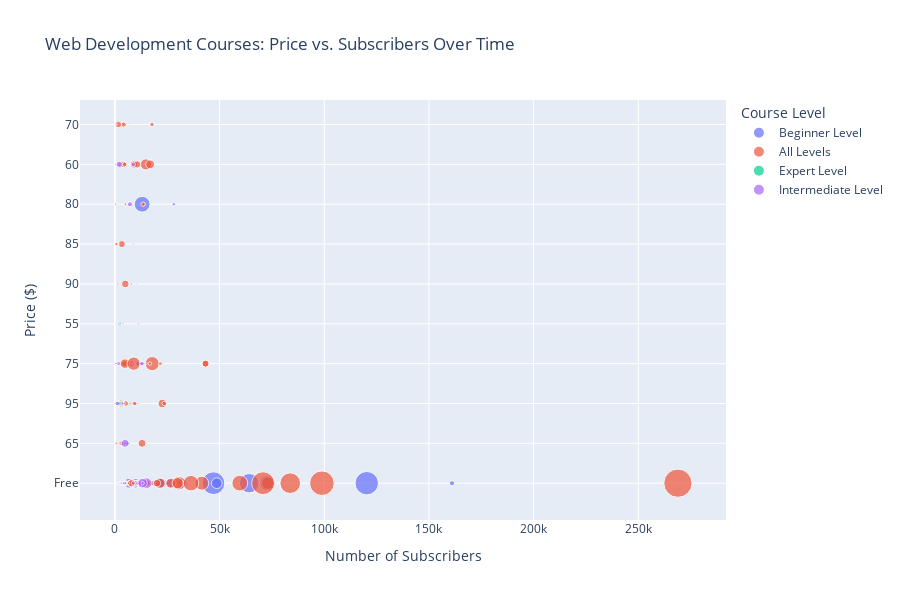

The notebook cell this image was saved under:
### Code cell
#  Show all the courses of web development where the price is above 50?
# Filter the DataFrame for courses in 'Web Development' with price > 50
filtered_df = df[(df.subject == "Web Development") & (df.price > '50')]

# Create the animated bubble chart
fig = px.scatter(
    filtered_df,
    x="num_subscribers",
    y="price",
    size="num_reviews",
    color="level",  # Replace with 'subject' or another variable if 'level' has limited categories
    hover_name="course_title",
    title="Web Development Courses: Price vs. Subscribers Over Time",
    labels={
        "num_subscribers": "Number of Subscribers",
        "price": "Price ($)",
        "num_reviews": "Number of Reviews",
        "level": "Course Level",
    },
    height=600
)

# Display the chart
fig.show()

### Figure 1 — Plotly figure (JSON) as saved in the notebook; plotly's stock layout.template omitted (floating-point values rounded to 4 significant figures; data arrays with more than 128 entries replaced by an {"elided": "..."} marker saying what was removed)
{"data": [{"hovertemplate": "<b>%{hovertext}</b><br><br>Course Level=Beginner Level<br>Number of Subscribers=%{x}<br>Price ($)=%{y}<br>Number of Reviews=%{marker.size}<extra></extra>", "hovertext": ["A how to guide in HTML", "Ajax  for Beginners: A Very Basic Introduction", "Angular Material - Quickstart", "Angular Tutorial For Beginners", "Become a HTML and CSS Developer - Build a Responsive Site", "Beginning Oracle WebLogic for Administrators", "Beginning Web development Learn the basics of HTML", "Benefits of Thinking Mobile First Future of Website Design", "Bootstrap For Beginners: A  Basic Introduction", "Build a Website in 30 Minutes", "Build and Deploy a LAMP server on AWS", "Build CRUD Application - PHP & Mysql", "Build Your First Website in 1 Week with HTML5 and CSS3", "Chrome Extensions : Develop 5 chrome extensions from scratch", "Coding for Entrepreneurs Basic", "Complete WooCommerce Plugin Tutorial For Wordpress 2017", "Core Concepts in HTML 5", "Core HTML How to get online quickly HTML to HTML5 ", "Create a Website from Scratch using HTML CSS step by step", "Create An HTML5 Video Player From Scratch", "Create Startup Landing Page with Viral Marketing Strategies", "Create Your Own Successful Online School To Sell Courses", "CSS and CSS3 For Absolute Beginners", "Css For Beginners", "Css Positioning For Absolute Beginners: A Basic Introduction", "Customizr - Learn WordPress with the ultimate creative theme", "DesktopServer : Install WordPress Locally  - Work Anywhere!", "Devtools 2017: The Basics of Chrome Developer Tools", "Discover HTML Essential guide to HTML how to create webpages", "Dive Into Docker: The Docker Course for Developers", "Docker for Developers - Newest Version 1.12 with Swarm Mode", "Earn Big Profits With Web Development, Simple and Easy!", "ES6 Javascript: The Complete Developer's Guide", "Essentials of JavaScript Practice Coding Exercises Tips", "ExpressJS Fundamentals", "Fix Google's New 'Not Secure' Warning with Let's Encrypt!", "Foundations of Front-End Web Development", "Fundamentals of Angular 2 Full Stack Design", "Getting Started as a Web Developer", "Getting Started with Angular 2+", "How To Create a Local Wordpress Environment", "How To Create A Real Estate Website With Wordpress 2017", "How to create Paypal and Credit card Payment Buttons", "How to Install WordPress From Scratch", "How To Make A Modern Wordpress BLOG 2017! Create Your Blog!", "How To Make A Web Page With No Code", "How to Make a Wordpress Website 2017", "How To Make an eCommerce Website With Wordpress 2017", "How to Set Up a Self-Hosted Wordpress Website in 30 Minutes", "How To Setup Web Hosting", "How to Start a WordPress Blog - Complete Beginners Guide!", "HTML & CSS From Scratch in 30 Days", "HTML and CSS Foundations", "HTML for Beginners", "HTML Made Simple For Beginners: Create a One Page Website", "Install WordPress on Computer using XAMPP", "Introduction to CSS Development", "Introduction to HTML", "Introduction to QGIS Python Programming", "Introduction to Voice Design with Amazon's Alexa", "JavaScript Basics Web Development Building Blocks", "Javascript Essentials", "Javascript for beginners", "JavaScript for beginners in 1 hour", "JavaScript for Beginning Web Developers", "JavaScript Introduction to Object Oriented JavaScript", "JavaScript programming: JavaScript for beginners", "JavaScript project Learn to create a memory Game and more", "JavaScript Promises: Applications in ES6 and AngularJS", "Joomla 3 - The Basics", "Joomla for Beginners - Learn how to build a website with CMS", "Joomla: Create a Joomla Website This Weekend With NO CODING!", "jQuery For Beginners : A Basic Introduction", "JSON For Beginners: A Very Basic Introduction", "JSON with Java APIs, jQuery and JSON REST Web Services", "Laravel Homestead", "Learn Angular 4 from Scratch", "Learn How To Build a Web Application Without Coding", "Learn HTML & CSS: How To Start Your Web Development Career", "Learn HTML And CSS From Scratch", "Learn HTML in 2 hours!", "Learn PHP Fundamentals From Scratch", "Learn Spring Security 4 Basics - Hands On", "Learn the Basics of Programming for Marketers", "Learn to Create Responsive Layouts in 30 Minutes", "Learn to Make an Animated Image Gallery using HTML5", "Learn To Program JavaScript (in ten easy steps)", "Learn to Setup Websites from Scratch", "Learn to Use jQuery UI Widgets", "Master the Basics of HTML5 & CSS3: Beginner Web Development", "Mastering Basic CSS Selectors.", "Modern Web Development with SASS, Gulp, NPM & Web Workflows", "MongooseJS Essentials - Learn MongoDB for Node.js", "PHP Essential How to create build Amazing websites with PHP", "Practical Understanding of PHP and MySQL", "PSD To a Creative Landing Page Using Twitter Bootstrap 3", "Quickstart AngularJS", "React vs Angular vs Vue.js by Example", "Ruby on Rails a Beginners Guide ", "SAP Crystal Reports with ASP.Net (Step by step)", "Sara Learns to Code.  Making an App from Scratch", "Sass Workflow", "Security for your WordPress site", "Simple And Easy: Wordpress For Beginners", "Spring Framework 4 And Dependency Injection For Beginners", "Step by Step Build Your Template by Bootstrap 4 from scratch", "The Full Stack Web Development", "Ultimate JavaScript Strings", "Web Design Creating websites from scratch", "Web Design How to Create a Website HTML CSS Bootstrap", "Web Development By Doing: HTML / CSS From Scratch", "Web Hosting Introduction: How to Publish Your Website Online", "Web Hosting Set Up and WordPress Installation For Beginners", "Wordpress Beginner Tutorial: Build Your First Website", "WordPress Domination #2: Leads & Scarcity", "Wordpress Website Mastery 2017", "XML For Absolute Beginners: Learn to create your own tags"], "legendgroup": "Beginner Level", "marker": {"color": "#636efa", "size": [205, 5, 135, 112, 91, 989, 71, 27, 14, 40, 18, 71, 5924, 85, 279, 183, 19, 33, 95, 1005, 120, 14, 212, 13, 97, 81, 22, 108, 44, 313, 104, 27, 2709, 115, 914, 24, 300, 43, 241, 401, 163, 32, 6, 56, 137, 20, 137, 43, 261, 242, 85, 64, 15, 336, 50, 150, 415, 212, 26, 1036, 68, 5590, 57, 56, 416, 59, 223, 21, 52, 411, 7, 386, 165, 27, 87, 110, 522, 311, 689, 240, 235, 1236, 28, 43, 174, 165, 96, 154, 521, 750, 23, 62, 1106, 30, 217, 546, 4047, 132, 346, 304, 20, 945, 8, 196, 1220, 15, 453, 117, 64, 29, 2575, 137, 239, 104, 4, 64, 58], "sizemode": "area", "sizeref": 21.57, "symbol": "circle"}, "mode": "markers", "name": "Beginner Level", "orientation": "h", "showlegend": true, "type": "scatter", "x": [7318, 755, 3766, 5397, 3894, 9786, 9832, 14254, 1186, 5065, 3571, 4405, 120291, 3655, 161029, 7922, 1532, 10394, 12882, 32260, 12974, 2814, 10890, 1156, 4797, 4735, 1640, 4569, 8711, 6437, 767, 3073, 13010, 28125, 21245, 1437, 8337, 314, 9833, 6909, 4306, 3782, 578, 8415, 6856, 2214, 2437, 3493, 8770, 11758, 3784, 2697, 1544, 8592, 3380, 4290, 15493, 8371, 197, 6742, 10179, 47062, 2071, 2086, 7785, 7789, 2215, 6000, 651, 19909, 583, 18496, 6293, 1703, 799, 3883, 8693, 9364, 15462, 11533, 5351, 48650, 216, 11339, 5301, 11080, 2721, 21087, 23669, 26541, 3933, 502, 21682, 8067, 12201, 11666, 64128, 6958, 13130, 7484, 402, 20890, 1096, 5014, 21147, 2184, 3119, 3142, 13920, 5263, 72932, 5533, 12563, 6402, 2362, 5181, 1945], "xaxis": "x", "y": ["Free", "65", "Free", "Free", "Free", "Free", "95", "75", "55", "95", "Free", "Free", "Free", "Free", "Free", "Free", "75", "90", "75", "Free", "Free", "95", "75", "85", "65", "Free", "65", "Free", "85", "Free", "95", "90", "80", "80", "Free", "95", "Free", "95", "Free", "Free", "Free", "Free", "65", "Free", "Free", "Free", "Free", "Free", "Free", "Free", "Free", "75", "Free", "Free", "65", "Free", "Free", "Free", "85", "Free", "95", "Free", "75", "95", "75", "90", "55", "95", "75", "Free", "95", "Free", "65", "65", "95", "Free", "Free", "Free", "Free", "Free", "Free", "Free", "95", "55", "Free", "Free", "75", "Free", "Free", "Free", "Free", "95", "Free", "75", "Free", "Free", "Free", "Free", "Free", "Free", "60", "Free", "85", "Free", "Free", "80", "60", "Free", "75", "75", "Free", "Free", "Free", "Free", "95", "Free", "75"], "yaxis": "y"}, {"hovertemplate": "<b>%{hovertext}</b><br><br>Course Level=All Levels<br>Number of Subscribers=%{x}<br>Price ($)=%{y}<br>Number of Reviews=%{marker.size}<extra></extra>", "hovertext": {"elided": "149 str values"}, "legendgroup": "All Levels", "marker": {"color": "#EF553B", "size": {"elided": "149 int values"}, "sizemode": "area", "sizeref": 21.57, "symbol": "circle"}, "mode": "markers", "name": "All Levels", "orientation": "h", "showlegend": true, "type": "scatter", "x": {"elided": "149 int values"}, "xaxis": "x", "y": {"elided": "149 str values"}, "yaxis": "y"}, {"hovertemplate": "<b>%{hovertext}</b><br><br>Course Level=Expert Level<br>Number of Subscribers=%{x}<br>Price ($)=%{y}<br>Number of Reviews=%{marker.size}<extra></extra>", "hovertext": ["Advance Unix : File Processing: AWK | SED | GREP | CUT | VIM", "Advanced Node.js Development", "Introduction to Node.js Development", "JavaScript Design Patterns: 20 Patterns for Expert Code", "Mastering AngularJS UI Development", "Mastering CSS", "Mastering JavaScript", "Mastering Meteor: Reactive Full Stack JavaScript", "Mastering TypeScript"], "legendgroup": "Expert Level", "marker": {"color": "#00cc96", "size": [40, 32, 48, 243, 26, 249, 39, 46, 34], "sizemode": "area", "sizeref": 21.57, "symbol": "circle"}, "mode": "markers", "name": "Expert Level", "orientation": "h", "showlegend": true, "type": "scatter", "x": [578, 2565, 1779, 2789, 464, 1815, 694, 494, 353], "xaxis": "x", "y": ["75", "55", "55", "95", "95", "95", "95", "95", "95"], "yaxis": "y"}, {"hovertemplate": "<b>%{hovertext}</b><br><br>Course Level=Intermediate Level<br>Number of Subscribers=%{x}<br>Price ($)=%{y}<br>Number of Reviews=%{marker.size}<extra></extra>", "hovertext": ["Advanced WordPress Topics: Post Types Taxonomies & Metaboxes", "Angular 2 Routing: Up And Running", "Angularjs-WebApi2-EFCodeFirst Web App On 3-Tier Architecture", "ASP.Net MVC Quick Start", "Become a Full Stack Developer with Spring, AWS and Stripe", "Build a Single Page Application with jQuery & AJAX", "Build an Advanced Single Page with Bootstrap & WordPress", "Building a ASP.NET MVC 5 Membership Website", "Building a Ruby on Rails Application with Neo4j", "Building Responsive Websites with Bootstrap 3 Framework", "Complete JQuery And JQuery UI Course For Beginner", "Complete Web Development with HTML, CSS and Javascript", "Create Website from scratch in Urdu & Hindi", "Django + AngularJS for a Powerful Web Application", "ES6 / EcmaScript 6 for beginners an introduction", "Flask Tutorial Step by Step", "Google Blogger Course", "How to Safely Copy and Move Your WordPress Website", "HTTP Clients with Laravel: Use and Consume Services and APIs", "Improved SEO with Rich Snippets and MicroData", "Introduction to Elm", "Laravel Deployment - Launch your Laravel Application Online", "Learn by Doing: Vue JS 2.0 the Right Way", "Learn how to create a WordPress theme using Pinegrow", "Learn JavaScript for Web Development", "Learn JSON with JavaScript Objects and APIs in 1 hour", "Learn Spring Security 4 Intermediate - Hands On", "Learn what's new in PHP 7", "Learning Object-Oriented JavaScript", "Mastering CSS 3.0 Selectors", "Optimizing Wordpress for More Speed and Revenue", "Projects in HTML5", "Reactive JS:  Are you ready for the next big paradigm shift?", "Ready for Production with Spring Boot Actuator", "Redux in Angular (2 and 4+)", "Serverless Architecture on Amazon Web Services", "Serverless Workflow Management with AWS Step Functions", "Web Development w/ Google’s Go (golang) Programming Language", "WordPress Backup And Restore Fundamentals"], "legendgroup": "Intermediate Level", "marker": {"color": "#ab63fa", "size": [44, 84, 48, 1234, 193, 59, 75, 86, 38, 14, 277, 16, 91, 59, 19, 171, 11, 38, 22, 228, 28, 101, 220, 152, 220, 93, 16, 271, 54, 63, 16, 206, 401, 26, 16, 978, 173, 662, 131], "sizemode": "area", "sizeref": 21.57, "symbol": "circle"}, "mode": "markers", "name": "Intermediate Level", "orientation": "h", "showlegend": true, "type": "scatter", "x": [301, 3357, 652, 15092, 1696, 486, 481, 654, 4830, 1322, 7169, 2097, 3033, 4463, 3227, 4645, 1343, 1419, 237, 11026, 1519, 4905, 1087, 11812, 12893, 3619, 227, 12336, 533, 4115, 2649, 8777, 2097, 361, 909, 13210, 8768, 4872, 13242], "xaxis": "x", "y": ["95", "Free", "60", "Free", "75", "60", "95", "95", "Free", "75", "80", "Free", "Free", "95", "Free", "Free", "60", "60", "65", "Free", "Free", "Free", "95", "Free", "75", "95", "95", "Free", "75", "Free", "Free", "60", "60", "55", "70", "Free", "Free", "65", "Free"], "yaxis": "y"}], "layout": {"height": 600, "legend": {"itemsizing": "constant", "title": {"text": "Course Level"}, "tracegroupgap": 0}, "title": {"text": "Web Development Courses: Price vs. Subscribers Over Time"}, "xaxis": {"anchor": "y", "domain": [0, 1], "title": {"text": "Number of Subscribers"}}, "yaxis": {"anchor": "x", "domain": [0, 1], "title": {"text": "Price ($)"}}}}
